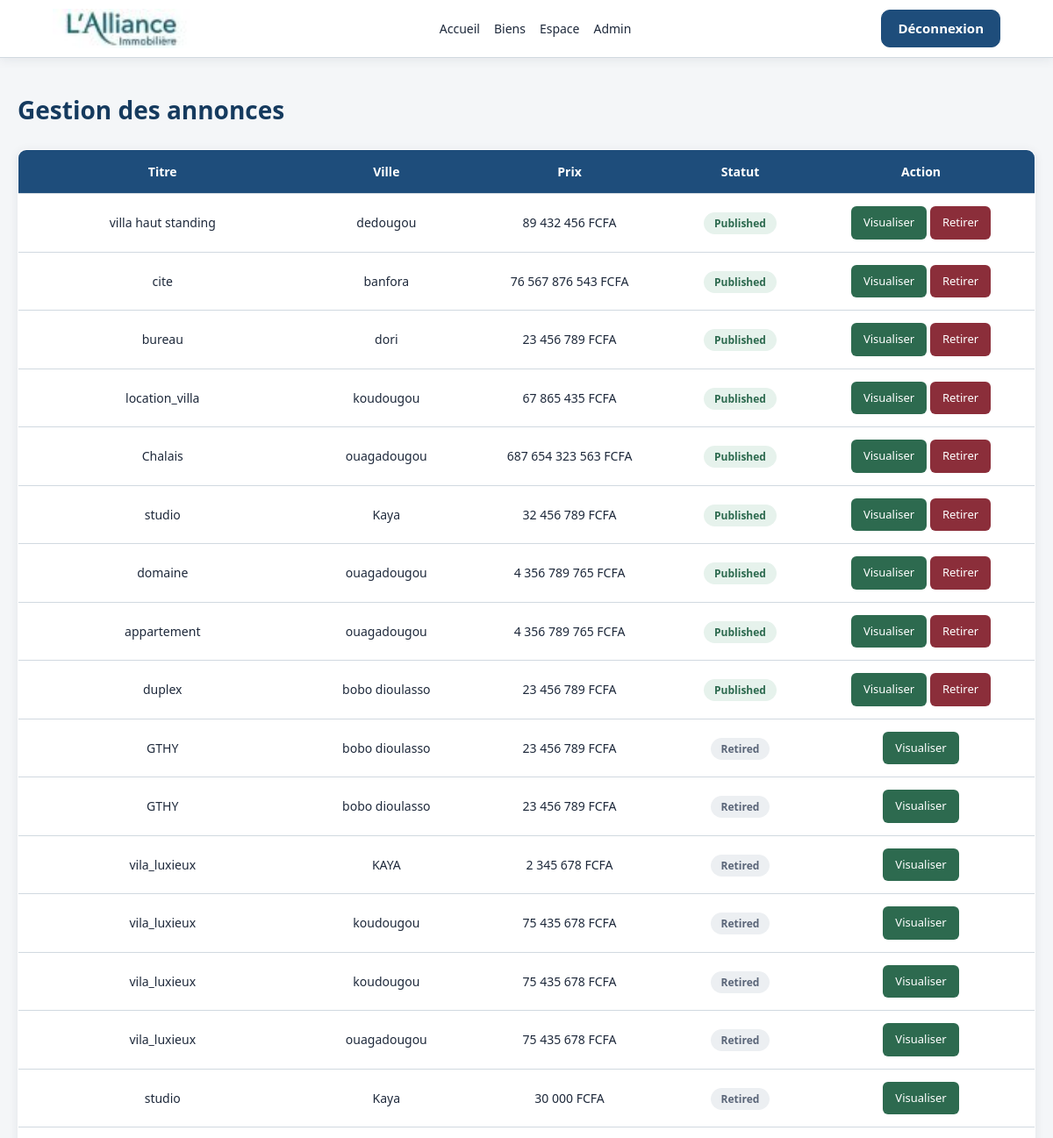
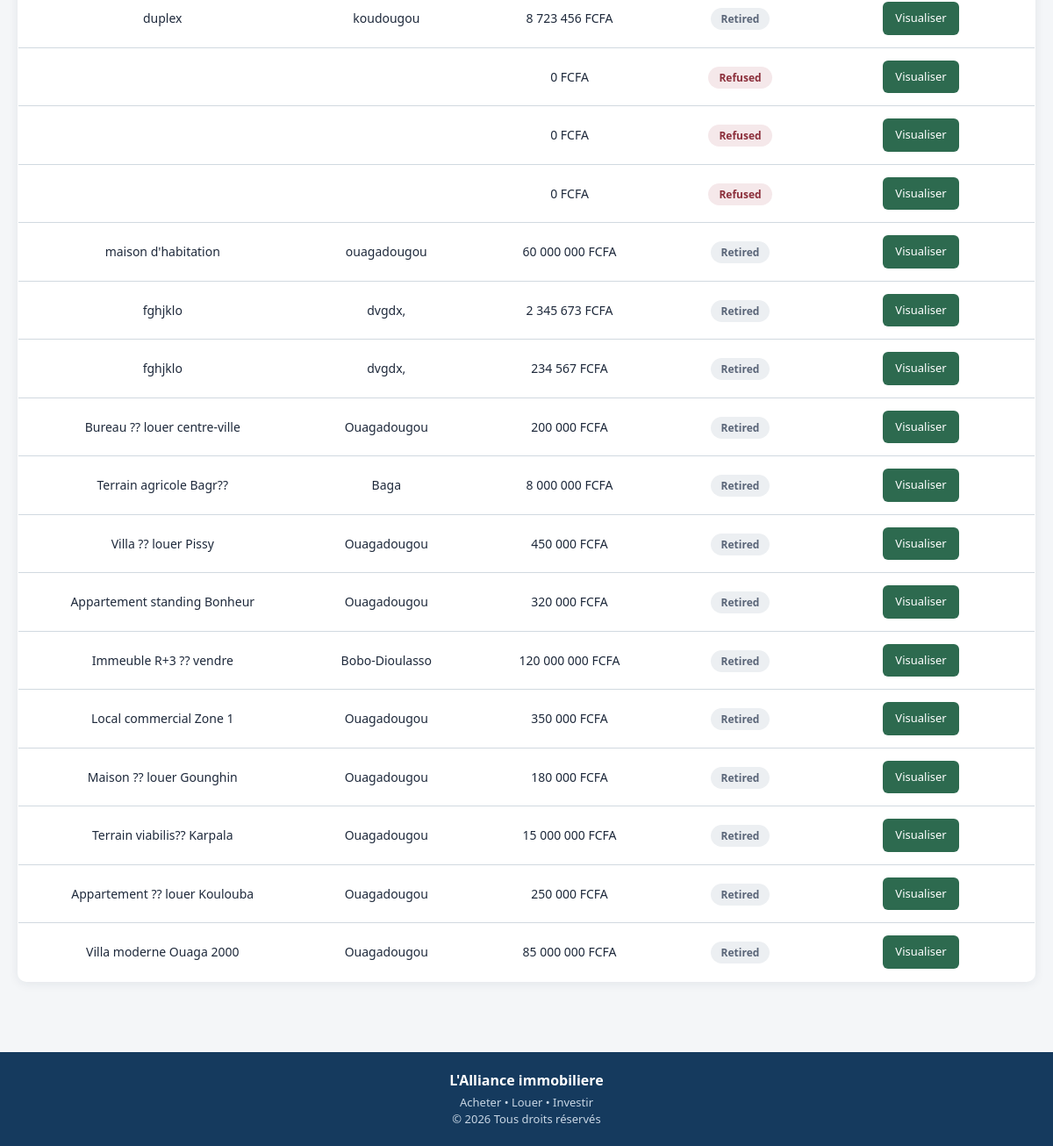
The page /views/manager/properties.php (signed in) on the database its author committed (2 pictures, top to bottom).
### tables this page shows
CREATE TABLE IF NOT EXISTS `properties` (
  `id` int(11) NOT NULL AUTO_INCREMENT,
  `owner_id` int(11) NOT NULL,
  `titre` varchar(255) NOT NULL,
  `type` enum('terrain','villa','appartement','commerce','immeuble') NOT NULL,
  `usage_type` enum('residence','bureau','commerce','agriculture') NOT NULL,
  `option_type` enum('location','vente') NOT NULL,
  `superficie` decimal(10,2) NOT NULL,
  `prix` decimal(15,2) NOT NULL,
  `ville` varchar(150) NOT NULL,
  `adresse` text NOT NULL,
  `latitude` decimal(10,8) DEFAULT NULL,
  `longitude` decimal(11,8) DEFAULT NULL,
  `description` text NOT NULL,
  `source` enum('owner','agency') DEFAULT 'owner',
  `status` enum('pending','published','refused','retired') DEFAULT 'pending',
  `bedrooms` int(11) DEFAULT '0',
  `bathrooms` int(11) DEFAULT '0',
  `garage` int(11) DEFAULT '0',
  `created_at` timestamp NULL DEFAULT CURRENT_TIMESTAMP,
  PRIMARY KEY (`id`),
  KEY `owner_id` (`owner_id`)
);

### models/Property.php (called while the page is built, shortened)
<?php
class Property
{
    private $pdo;
    public function __construct($pdo)
    {
        $this->pdo = $pdo;
    }
    public function getAll()
    {
        $sql = "SELECT p.*, GROUP_CONCAT(pi.image_path) as image_paths
                FROM properties p
                LEFT JOIN property_images pi ON p.id = pi.property_id
                GROUP BY p.id
                ORDER BY p.id DESC";
        $items = $this->pdo->query($sql)->fetchAll(PDO::FETCH_ASSOC);
        return $items;
    }
}

### config/config.php (called while the page is built, shortened)
<?php
function url(string $path = ''): string
{
    return BASE_URL . ltrim($path, '/');
}

### config/auth.php (called while the page is built, shortened)
<?php
function currentUserRole()
{
    return isset($_SESSION['role']) ? $_SESSION['role'] : null;
}

### views/manager/properties.php (the view, shortened to what this page needs)
<?php
require_once ROOT_PATH . 'includes/bootstrap.php';
require_once ROOT_PATH . 'models/Property.php';
$propertyModel = new Property($pdo);
$properties = $propertyModel->getAll();
include ROOT_PATH . 'includes/header.php';
include ROOT_PATH . 'includes/navbar.php';
?>
<div class="page-content">
    <h1>Gestion des annonces</h1>
    <?php if (empty($properties)): ?>
        <p class="empty-msg">Aucune annonce publiée.</p>
    <?php else: ?>
        <table class="visit-table">
            <tr>
                <th>Titre</th>
                <th>Ville</th>
                <th>Prix</th>
                <th>Statut</th>
                <th>Action</th>
            </tr>
            <?php foreach ($properties as $property): ?>
                <tr>
                    <td><?= htmlspecialchars($property['titre']) ?></td>
                    <td><?= htmlspecialchars($property['ville']) ?></td>
                    <td><?= number_format($property['prix'], 0, ',', ' ') ?> FCFA</td>
                    <td>
                        <span class="badge badge-<?= $property['status'] ?>">
                            <?= ucfirst($property['status']) ?>
                        </span>
                    </td>
                    <td>
                        <a class="success-btn" href="<?= url('views/property/detail.php?id=' . $property['id']) ?>">Visualiser</a>
                        <?php if ($property['status'] === 'pending'): ?>
                            <a class="success-btn" style="background-color: #2d6a4f;" href="<?= url('controllers/PropertyController.php?action=validate&id=' . $property['id']) ?>" onclick="return confirm('Publier cette annonce ?')">Valider</a>
                            <a class="danger-btn" href="<?= url('controllers/PropertyController.php?action=refuse&id=' . $property['id']) ?>" onclick="return confirm('Refuser cette annonce ?')">Refuser</a>
                        <?php elseif ($property['status'] === 'published' && currentUserRole() === 'manager'): ?>
                            <a class="danger-btn" href="<?= url('controllers/PropertyController.php?action=retire&id=' . $property['id']) ?>" onclick="return confirm('Retirer cette annonce du site ?')">Retirer</a>
                        <?php endif; ?>
                    </td>
                </tr>
            <?php endforeach; ?>
        </table>
    <?php endif; ?>
</div>
<?php include ROOT_PATH . 'includes/footer.php'; ?>

### assets/css/style.css (style rules this page uses)
:root { --primary: #1e4d7b; --primary-dark: #153a5e; --primary-light: #e8eef4; --accent: #8b7355; --accent-light: #f0ebe3; --bg: #f4f6f8; --surface: #ffffff; --text: #1e293b; --text-muted: #5a6578; --border: #d1d9e0; --success: #2d6a4f; --success-bg: #e6f2ec; --danger: #8b2e3a; --danger-bg: #f5e8ea; --warning: #6b5a1e; --warning-bg: #f3f0e4; --shadow: 0 2px 12px rgba(30, 41, 59, 0.08); --radius: 10px; }
* { margin: 0; padding: 0; box-sizing: border-box; font-family: 'Segoe UI', Tahoma, Geneva, Verdana, sans-serif; }
body { background: var(--bg); color: var(--text); padding-top: 64px; line-height: 1.5; font-size: 15px; }
a { text-decoration: none; color: inherit; }
.page-content { max-width: 1200px; margin: 0 auto; padding: 40px 20px; }
.page-header h1, .page-content > h1, .dashboard h1 { color: var(--primary-dark); font-size: 28px; }
.visit-table { width: 100%; border-collapse: collapse; margin-top: 24px; background: var(--surface); border-radius: var(--radius); overflow: hidden; border: 1px solid var(--border); box-shadow: var(--shadow); }
.visit-table th, .visit-table td { padding: 14px; border-bottom: 1px solid var(--border); text-align: center; font-size: 14px; }
.visit-table th { background: var(--primary); color: #fff; font-weight: 600; }
.visit-table tr:last-child td { border-bottom: none; }
.success-btn { background: var(--success); color: #fff; padding: 9px 14px; border-radius: 6px; display: inline-block; font-size: 13px; font-weight: 500; }
.danger-btn { background: var(--danger); color: #fff; padding: 9px 14px; border-radius: 6px; display: inline-block; font-size: 13px; font-weight: 500; }
.badge { padding: 4px 12px; border-radius: 20px; font-size: 12px; font-weight: 600; }
.badge-published, .badge-approved { background: var(--success-bg); color: var(--success); }
.badge-refused, .badge-rejected { background: var(--danger-bg); color: var(--danger); }
.badge-retired { background: #eceff2; color: var(--text-muted); }

### rows shown on the page
properties: titre "villa haut standing", ville "dedougou", prix "89 432 456", status "Published"
properties: titre "cite", ville "banfora", prix "76 567 876 543", status "Published"
properties: titre "bureau", ville "dori", prix "23 456 789", status "Published"
properties: titre "location_villa", ville "koudougou", prix "67 865 435", status "Published"
properties: titre "Chalais", ville "ouagadougou", prix "687 654 323 563", status "Published"
properties: titre "studio", ville "Kaya", prix "32 456 789", status "Published"
properties: titre "domaine", ville "ouagadougou", prix "4 356 789 765", status "Published"
properties: titre "appartement", ville "ouagadougou", prix "4 356 789 765", status "Published"
properties: titre "duplex", ville "bobo dioulasso", prix "23 456 789", status "Published"
properties: titre "GTHY", ville "bobo dioulasso", prix "23 456 789", status "Retired"
properties: titre "GTHY", ville "bobo dioulasso", prix "23 456 789", status "Retired"
properties: titre "vila_luxieux", ville "KAYA", prix "2 345 678", status "Retired"
properties: titre "vila_luxieux", ville "koudougou", prix "75 435 678", status "Retired"
properties: titre "vila_luxieux", ville "koudougou", prix "75 435 678", status "Retired"
properties: titre "vila_luxieux", ville "ouagadougou", prix "75 435 678", status "Retired"
properties: titre "studio", ville "Kaya", prix "30 000", status "Retired"
properties: titre "duplex", ville "koudougou", prix "8 723 456", status "Retired"
properties: prix "0", status "Refused"
properties: prix "0", status "Refused"
properties: prix "0", status "Refused"
properties: titre "maison d'habitation", ville "ouagadougou", prix "60 000 000", status "Retired"
properties: titre "fghjklo", ville "dvgdx,", prix "2 345 673", status "Retired"
properties: titre "fghjklo", ville "dvgdx,", prix "234 567", status "Retired"
properties: titre "Bureau ?? louer centre-ville", ville "Ouagadougou", prix "200 000", status "Retired"
properties: titre "Terrain agricole Bagr??", ville "Baga", prix "8 000 000", status "Retired"
properties: titre "Villa ?? louer Pissy", ville "Ouagadougou", prix "450 000", status "Retired"
properties: titre "Appartement standing Bonheur", ville "Ouagadougou", prix "320 000", status "Retired"
properties: titre "Immeuble R+3 ?? vendre", ville "Bobo-Dioulasso", prix "120 000 000", status "Retired"
properties: titre "Local commercial Zone 1", ville "Ouagadougou", prix "350 000", status "Retired"
properties: titre "Maison ?? louer Gounghin", ville "Ouagadougou", prix "180 000", status "Retired"
properties: titre "Terrain viabilis?? Karpala", ville "Ouagadougou", prix "15 000 000", status "Retired"
properties: titre "Appartement ?? louer Koulouba", ville "Ouagadougou", prix "250 000", status "Retired"
properties: titre "Villa moderne Ouaga 2000", ville "Ouagadougou", prix "85 000 000", status "Retired"
